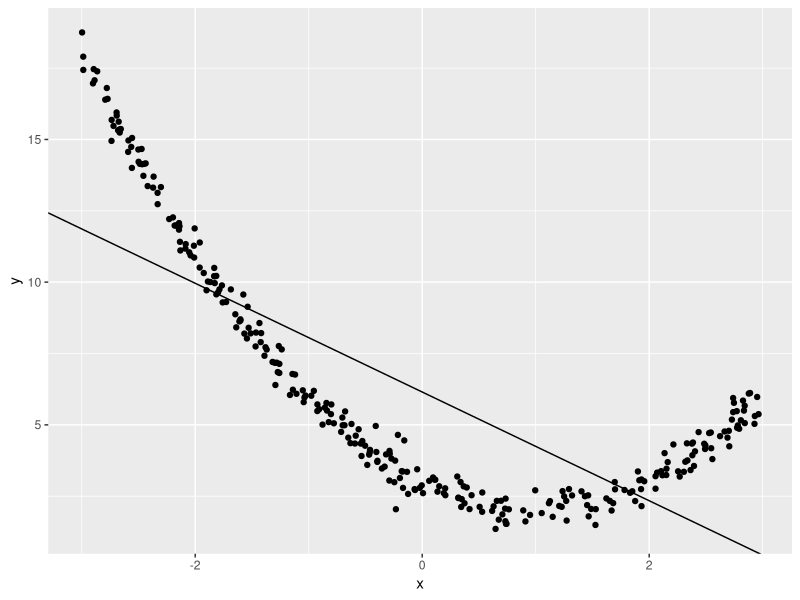
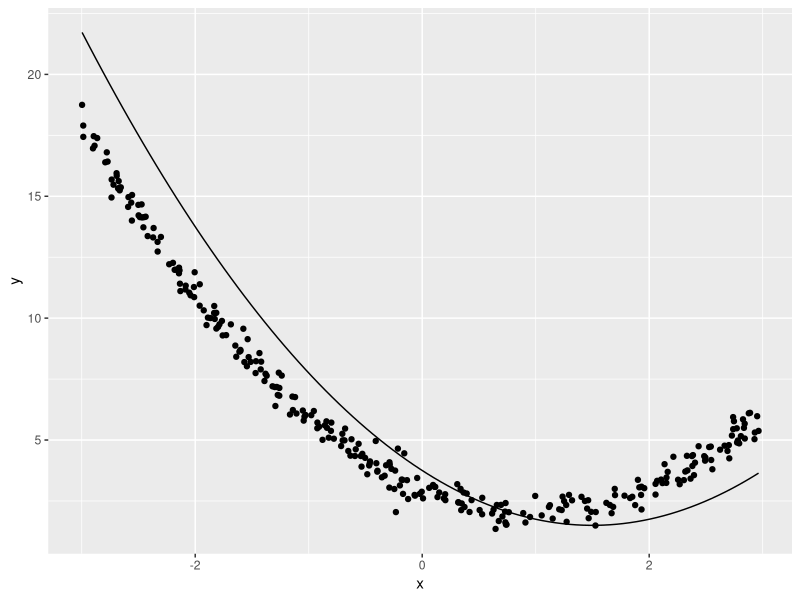
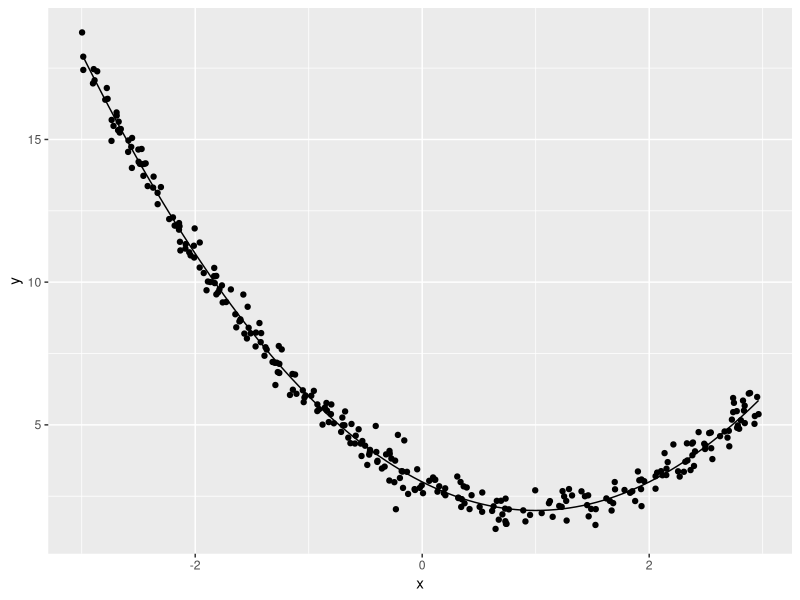
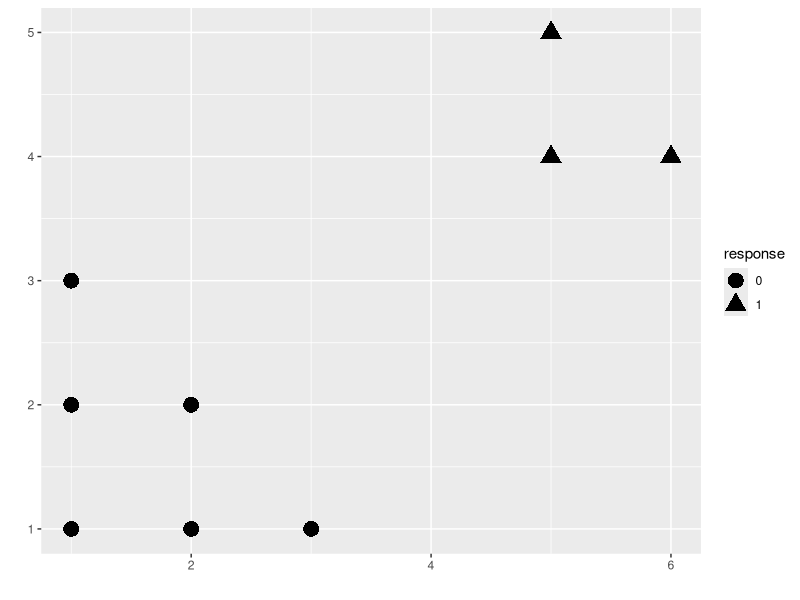
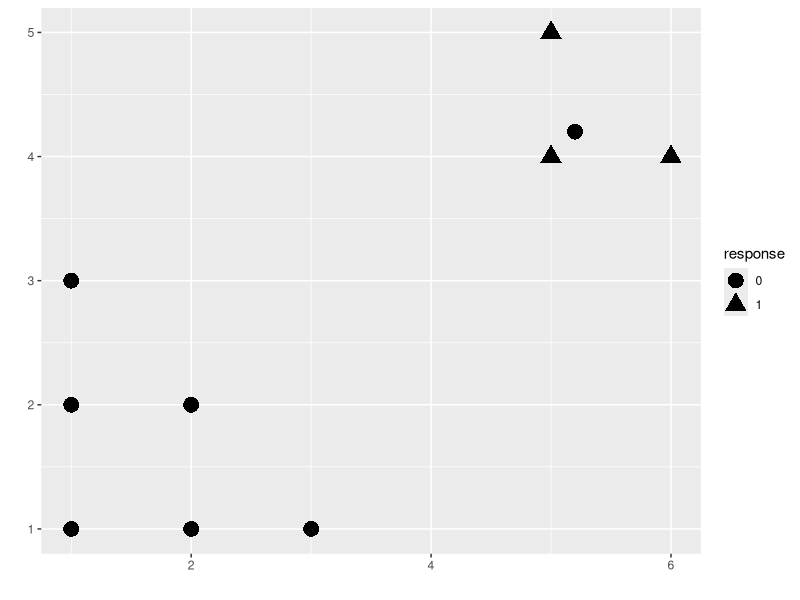
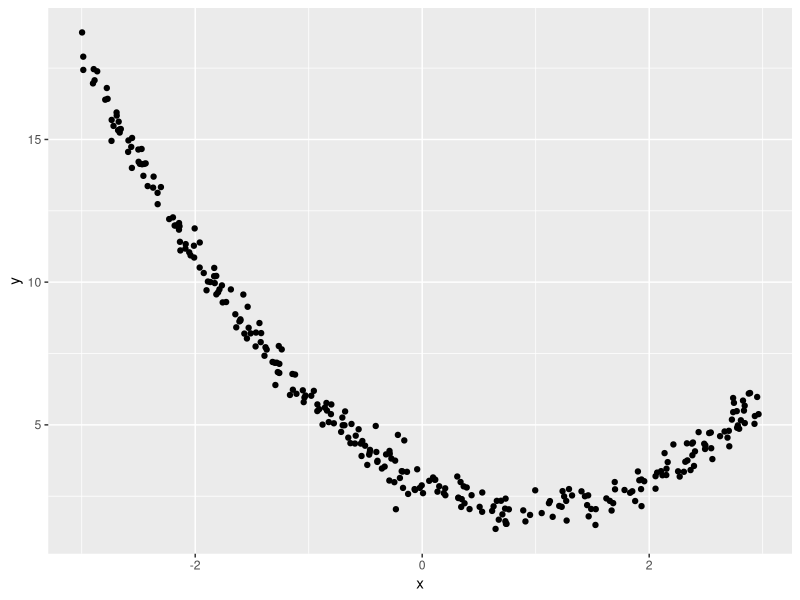
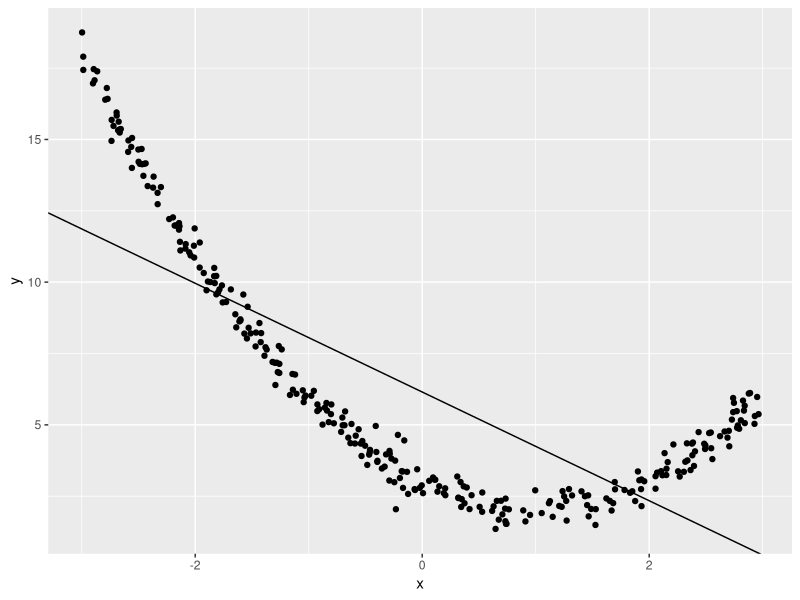
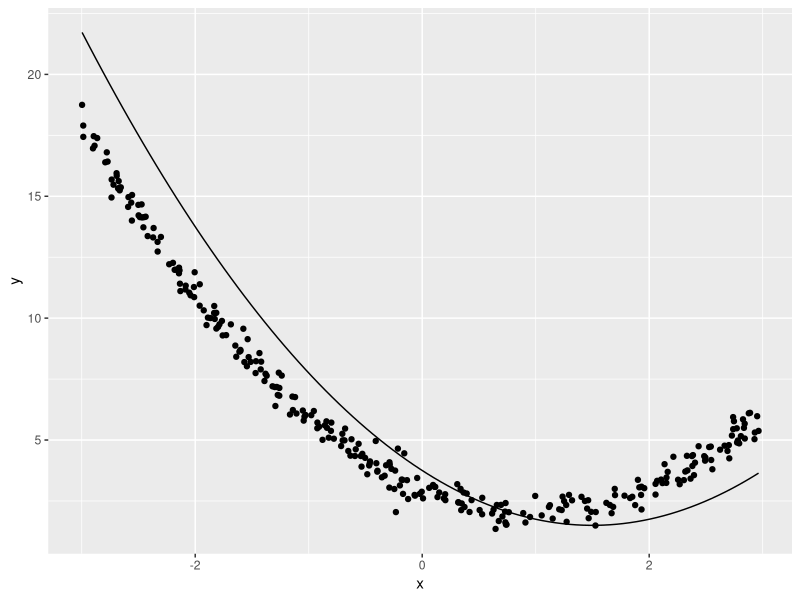

Generate these figures, in order, with R:
## ---- chunk 1
library(ggplot2)
n = 300
x = runif(n, -3, 3)
good_f = function(t){
  2 + (t-1)^2
}
y = good_f(x)  + rnorm(n, 0, 0.4)
mod = lm(y ~ x)
coef(mod)
main_plot = ggplot(data.frame(x = x, y = y), aes(x = x, y = y)) + geom_point() 
ggsave("curvy.pdf")
main_plot + geom_abline(intercept = coef(mod)[1], slope = coef(mod)[2])
ggsave("curvyline.pdf")

bad_f = function(t){
  1.5 + (t-1.5)^2
}

main_plot + stat_function(fun = bad_f)
ggsave("curvybadcurve.pdf")

main_plot + stat_function(fun = good_f)
ggsave("curvygoodcurve.pdf")

## ---- chunk 2
Xy_simple = data.frame(
 response = factor(c(0, 0, 0, 1, 1, 1, 0, 0, 0)), #nominal
 first_feature =   c(1, 1, 2, 5, 6, 5, 1, 3, 2),    #continuous
 second_feature =  c(1, 2, 1, 5, 4, 4, 3, 1, 2)    #continuous
)

simple_viz_obj = ggplot(Xy_simple, aes(x = first_feature, y = second_feature)) + 
  geom_point(size = 5, aes(shape = response)) + xlab("") + ylab("")
simple_viz_obj

ggsave("linsep.pdf")
## ---- chunk 3
Xy_simple = data.frame(
 response = factor(c(0, 0, 0, 1, 1, 1, 0, 0, 0, 0)), #nominal
 first_feature =   c(1, 1, 2, 5, 6, 5, 1, 3, 2, 5.2),    #continuous
 second_feature =  c(1, 2, 1, 5, 4, 4, 3, 1, 2, 4.2)    #continuous
)

simple_viz_obj = ggplot(Xy_simple, aes(x = first_feature, y = second_feature)) + 
  geom_point(size = 5, aes(shape = response)) + xlab("") + ylab("")
simple_viz_obj

ggsave("nonlinsep.pdf")
## ---- chunk 4
boston = MASS::Boston
boston$chas = factor(boston$chas, labels = c("NOT_ON_RIVER", "ON_RIVER"))
boston$rad = factor(boston$rad, ordered = TRUE)
boston = boston[, c("chas", "rad", "rm", "medv")]
boston
